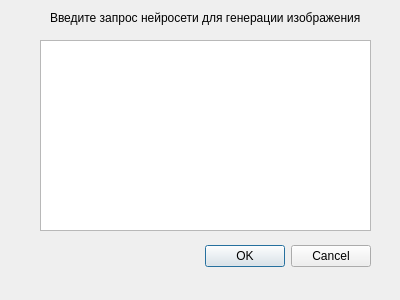
<?xml version="1.0" encoding="UTF-8"?>
<ui version="4.0">
 <class>DialogAI</class>
 <widget class="QDialog" name="DialogAI">
  <property name="geometry">
   <rect>
    <x>0</x>
    <y>0</y>
    <width>400</width>
    <height>300</height>
   </rect>
  </property>
  <property name="windowTitle">
   <string>Dialog</string>
  </property>
  <widget class="QDialogButtonBox" name="buttonBox">
   <property name="geometry">
    <rect>
     <x>30</x>
     <y>240</y>
     <width>341</width>
     <height>32</height>
    </rect>
   </property>
   <property name="orientation">
    <enum>Qt::Orientation::Horizontal</enum>
   </property>
   <property name="standardButtons">
    <set>QDialogButtonBox::StandardButton::Cancel|QDialogButtonBox::StandardButton::Ok</set>
   </property>
  </widget>
  <widget class="QTextEdit" name="textEdit">
   <property name="geometry">
    <rect>
     <x>40</x>
     <y>40</y>
     <width>331</width>
     <height>191</height>
    </rect>
   </property>
  </widget>
  <widget class="QLabel" name="label">
   <property name="geometry">
    <rect>
     <x>50</x>
     <y>10</y>
     <width>321</width>
     <height>16</height>
    </rect>
   </property>
   <property name="text">
    <string>Введите запрос нейросети для генерации изображения</string>
   </property>
  </widget>
 </widget>
 <resources/>
 <connections>
  <connection>
   <sender>buttonBox</sender>
   <signal>accepted()</signal>
   <receiver>DialogAI</receiver>
   <slot>accept()</slot>
   <hints>
    <hint type="sourcelabel">
     <x>248</x>
     <y>254</y>
    </hint>
    <hint type="destinationlabel">
     <x>157</x>
     <y>274</y>
    </hint>
   </hints>
  </connection>
  <connection>
   <sender>buttonBox</sender>
   <signal>rejected()</signal>
   <receiver>DialogAI</receiver>
   <slot>reject()</slot>
   <hints>
    <hint type="sourcelabel">
     <x>316</x>
     <y>260</y>
    </hint>
    <hint type="destinationlabel">
     <x>286</x>
     <y>274</y>
    </hint>
   </hints>
  </connection>
 </connections>
</ui>
